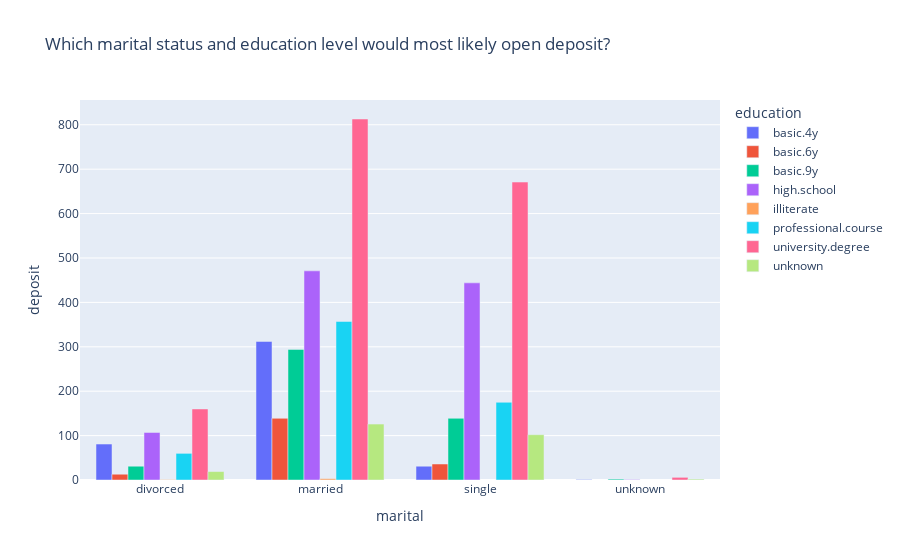

The code cell stored with this chart in its notebook:
### Code cell
px.bar(data_frame=df_marital_edu,x="marital",y="housing",color = "education",barmode="group",title="Which marital status and education level would most likely open deposit?",labels={'housing':'deposit'})

### Figure 1 — Plotly figure (JSON) as saved in the notebook; plotly's stock layout.template omitted (floating-point values rounded to 4 significant figures)
{"data": [{"alignmentgroup": "True", "hovertemplate": "education=basic.4y<br>marital=%{x}<br>deposit=%{y}<extra></extra>", "legendgroup": "basic.4y", "marker": {"color": "#636efa"}, "name": "basic.4y", "offsetgroup": "basic.4y", "orientation": "v", "showlegend": true, "textposition": "auto", "type": "bar", "x": ["divorced", "married", "single", "unknown"], "xaxis": "x", "y": [81, 312, 31, 1], "yaxis": "y"}, {"alignmentgroup": "True", "hovertemplate": "education=basic.6y<br>marital=%{x}<br>deposit=%{y}<extra></extra>", "legendgroup": "basic.6y", "marker": {"color": "#EF553B"}, "name": "basic.6y", "offsetgroup": "basic.6y", "orientation": "v", "showlegend": true, "textposition": "auto", "type": "bar", "x": ["divorced", "married", "single"], "xaxis": "x", "y": [13, 139, 36], "yaxis": "y"}, {"alignmentgroup": "True", "hovertemplate": "education=basic.9y<br>marital=%{x}<br>deposit=%{y}<extra></extra>", "legendgroup": "basic.9y", "marker": {"color": "#00cc96"}, "name": "basic.9y", "offsetgroup": "basic.9y", "orientation": "v", "showlegend": true, "textposition": "auto", "type": "bar", "x": ["divorced", "married", "single", "unknown"], "xaxis": "x", "y": [31, 294, 139, 2], "yaxis": "y"}, {"alignmentgroup": "True", "hovertemplate": "education=high.school<br>marital=%{x}<br>deposit=%{y}<extra></extra>", "legendgroup": "high.school", "marker": {"color": "#ab63fa"}, "name": "high.school", "offsetgroup": "high.school", "orientation": "v", "showlegend": true, "textposition": "auto", "type": "bar", "x": ["divorced", "married", "single", "unknown"], "xaxis": "x", "y": [107, 471, 444, 1], "yaxis": "y"}, {"alignmentgroup": "True", "hovertemplate": "education=illiterate<br>marital=%{x}<br>deposit=%{y}<extra></extra>", "legendgroup": "illiterate", "marker": {"color": "#FFA15A"}, "name": "illiterate", "offsetgroup": "illiterate", "orientation": "v", "showlegend": true, "textposition": "auto", "type": "bar", "x": ["divorced", "married"], "xaxis": "x", "y": [1, 3], "yaxis": "y"}, {"alignmentgroup": "True", "hovertemplate": "education=professional.course<br>marital=%{x}<br>deposit=%{y}<extra></extra>", "legendgroup": "professional.course", "marker": {"color": "#19d3f3"}, "name": "professional.course", "offsetgroup": "professional.course", "orientation": "v", "showlegend": true, "textposition": "auto", "type": "bar", "x": ["divorced", "married", "single"], "xaxis": "x", "y": [60, 357, 175], "yaxis": "y"}, {"alignmentgroup": "True", "hovertemplate": "education=university.degree<br>marital=%{x}<br>deposit=%{y}<extra></extra>", "legendgroup": "university.degree", "marker": {"color": "#FF6692"}, "name": "university.degree", "offsetgroup": "university.degree", "orientation": "v", "showlegend": true, "textposition": "auto", "type": "bar", "x": ["divorced", "married", "single", "unknown"], "xaxis": "x", "y": [160, 813, 671, 6], "yaxis": "y"}, {"alignmentgroup": "True", "hovertemplate": "education=unknown<br>marital=%{x}<br>deposit=%{y}<extra></extra>", "legendgroup": "unknown", "marker": {"color": "#B6E880"}, "name": "unknown", "offsetgroup": "unknown", "orientation": "v", "showlegend": true, "textposition": "auto", "type": "bar", "x": ["divorced", "married", "single", "unknown"], "xaxis": "x", "y": [19, 126, 102, 2], "yaxis": "y"}], "layout": {"autosize": true, "barmode": "group", "legend": {"title": {"text": "education"}, "tracegroupgap": 0}, "title": {"text": "Which marital status and education level would most likely open deposit?"}, "xaxis": {"anchor": "y", "autorange": true, "domain": [0, 1], "range": [-0.5, 3.5], "title": {"text": "marital"}, "type": "category"}, "yaxis": {"anchor": "x", "autorange": true, "domain": [0, 1], "range": [0, 855.8], "title": {"text": "deposit"}, "type": "linear"}}}
